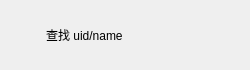
<?xml version="1.0" encoding="UTF-8"?>
<ui version="4.0">
 <class>AddUserItem</class>
 <widget class="QWidget" name="AddUserItem">
  <property name="geometry">
   <rect>
    <x>0</x>
    <y>0</y>
    <width>250</width>
    <height>70</height>
   </rect>
  </property>
  <property name="minimumSize">
   <size>
    <width>250</width>
    <height>70</height>
   </size>
  </property>
  <property name="maximumSize">
   <size>
    <width>250</width>
    <height>70</height>
   </size>
  </property>
  <property name="windowTitle">
   <string>Form</string>
  </property>
  <layout class="QHBoxLayout" name="horizontalLayout">
   <property name="leftMargin">
    <number>0</number>
   </property>
   <property name="topMargin">
    <number>0</number>
   </property>
   <property name="rightMargin">
    <number>0</number>
   </property>
   <property name="bottomMargin">
    <number>0</number>
   </property>
   <item>
    <widget class="QLabel" name="addLb">
     <property name="minimumSize">
      <size>
       <width>40</width>
       <height>40</height>
      </size>
     </property>
     <property name="maximumSize">
      <size>
       <width>40</width>
       <height>40</height>
      </size>
     </property>
     <property name="text">
      <string/>
     </property>
     <property name="pixmap">
      <pixmap resource="../rc.qrc">:/images/addtip.png</pixmap>
     </property>
    </widget>
   </item>
   <item>
    <widget class="QLabel" name="messageLb">
     <property name="text">
      <string>查找 uid/name</string>
     </property>
    </widget>
   </item>
   <item>
    <spacer name="horizontalSpacer">
     <property name="orientation">
      <enum>Qt::Orientation::Horizontal</enum>
     </property>
     <property name="sizeHint" stdset="0">
      <size>
       <width>40</width>
       <height>20</height>
      </size>
     </property>
    </spacer>
   </item>
   <item>
    <widget class="QLabel" name="rightLb">
     <property name="minimumSize">
      <size>
       <width>30</width>
       <height>30</height>
      </size>
     </property>
     <property name="maximumSize">
      <size>
       <width>30</width>
       <height>30</height>
      </size>
     </property>
     <property name="text">
      <string/>
     </property>
     <property name="pixmap">
      <pixmap resource="../rc.qrc">:/images/right_tip.png</pixmap>
     </property>
    </widget>
   </item>
  </layout>
 </widget>
 <resources>
  <include location="rc.qrc"/>
 </resources>
 <connections/>
</ui>
